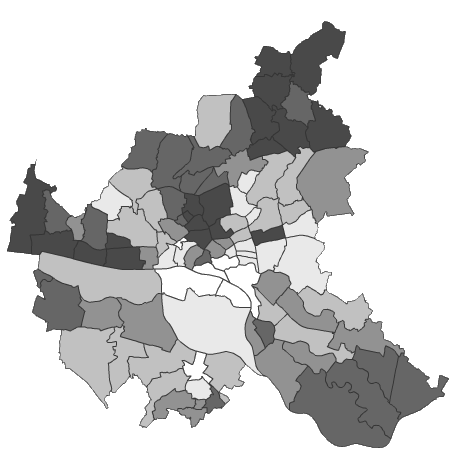
#> input picture bv/w12/hamburg.png, 460 x 469 px
$ jupyter execute woche12RegionGrowing_empty.ipynb
#> lines starting #> are read from the running program, lines starting #| are printed output that depends on the picture
Diese Aufgabe soll das globale Schwellenwertverfahren mit dem Region Growing vergleichen.

Dazu laden wir eine Karte von Hamburg, in der die Stadtteile mit unterschiedlichen Helligkeiten markiert sind. Ziel unserer Binarisierung soll es sein, den weißen Hintergrund (Gebiete außerhalb Hamburgs) und den Bereich der Stadt Hamburg zu trennen.

[cell 1]
from skimage.io import imread
from skimage.segmentation import flood, mark_boundaries
from skimage.filters import threshold_otsu
import matplotlib.pyplot as plt
from skimage.color import label2rgb
import numpy as np

img = imread('hamburg.png')
#> img is the input picture: shape (469, 460); min 52, max 255, mean 206.8
plt.imshow(img, cmap='gray', vmin=0,vmax=255)

Ermittelt zunächst einen Schwellenwert über Otsu und binarisiert das Bild damit. Lasst euch das Ergebnis anzeigen. Entspricht es unserer Zielvorstellung?

[cell 2]
threshold = threshold_otsu(img)
#> threshold = 174
plt.imshow(mark_boundaries(img, img>threshold, color=(1,1,0), mode='thick'))
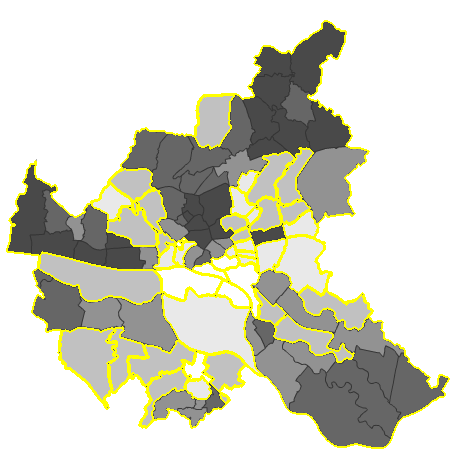
#> shown: shape (469, 460, 3) float64; mean R, G, B 0.832, 0.832, 0.771
